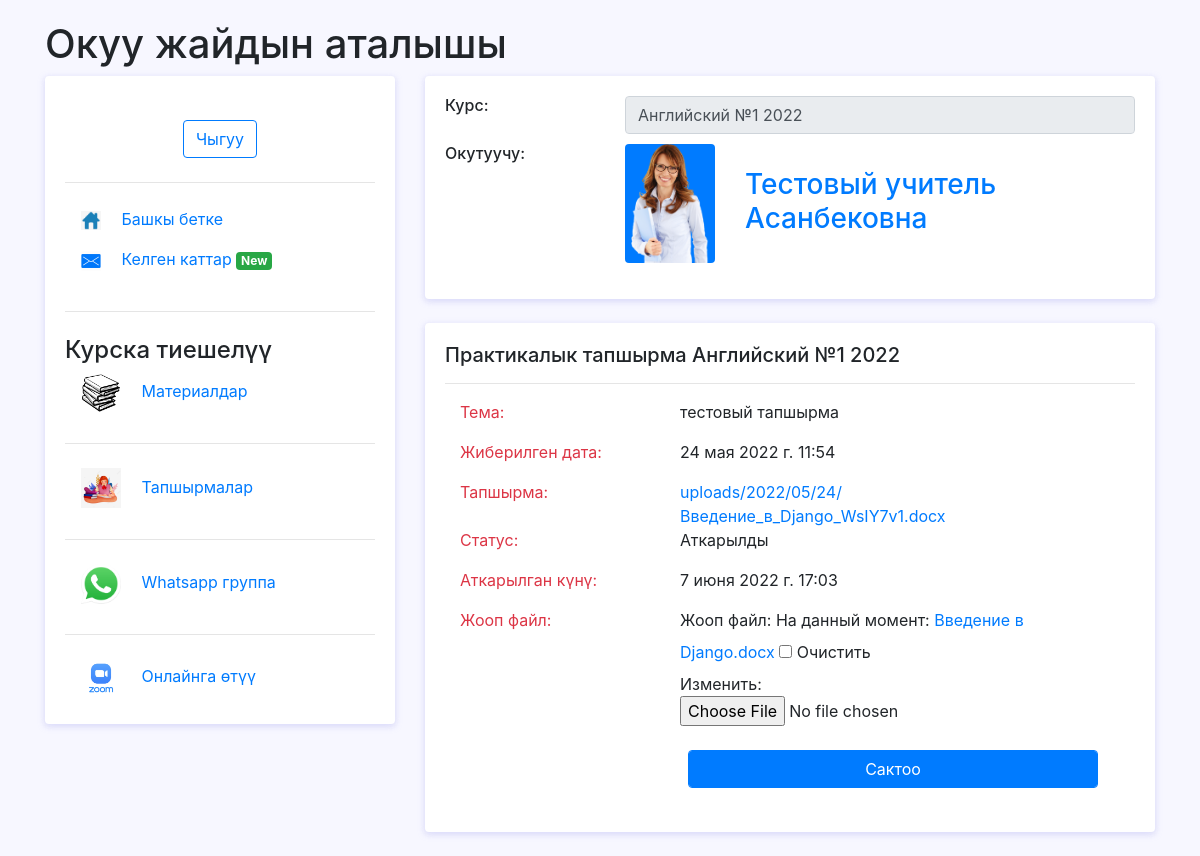
Before: /course/1/hometask/1/ with the older database file.
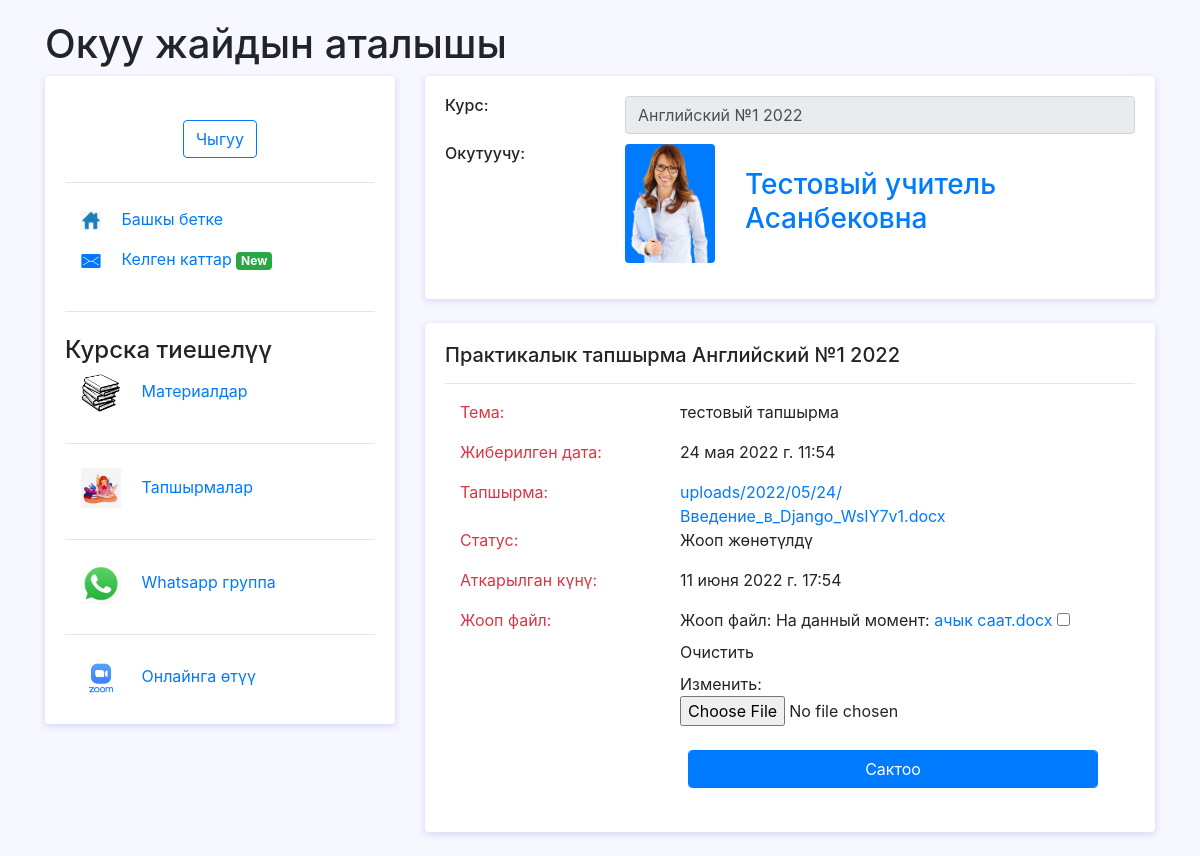
After: the same page with the newer database file.
### univerapp/models.py (models this page shows)
class HomeTask(models.Model):
    course = models.ForeignKey(Course, on_delete=models.CASCADE, related_name='hometask_materials')
    teacher = models.ForeignKey(User, on_delete=models.CASCADE, related_name='hometask_send_user', null=True)
    student = models.ForeignKey(User, on_delete=models.CASCADE, related_name='hometask_receiver_user',
                                         null=True)
    date_send_task = models.DateTimeField('Дата отправки', auto_now_add=True)
    title = models.CharField(max_length=200, blank=True)
    file = models.FileField(upload_to='uploads/%Y/%m/%d/', blank=False)
    is_exec = models.BooleanField('Аткарылды',default=False)
    exec_date = models.DateTimeField(null=True,blank=True)
    exec_file = models.FileField('Жооп файл',upload_to='uploads/%Y/%m/%d/', blank=True)
    status = models.CharField('Статус',default='Жооп күтүүдө',max_length=60)
    class Meta:
        verbose_name = 'Тапшырма'
        verbose_name_plural = 'Тапшырмалар'

### univerapp/views.py (the view, shortened to what this page needs)
# urls.py: path('course/<int:course_id>/hometask/<int:hometask_id>/',HomeTaskDetailView.as_view(),name='hometask_detail'),
class HomeTaskDetailView(UpdateView):
    model = HomeTask
    pk_url_kwarg = 'hometask_id'
    template_name = 'hometaskdetailview.html'
    fields = ['exec_file',]
    def get_context_data(self,**kwargs):
        context = super(HomeTaskDetailView,self).get_context_data(**kwargs)
        context['course'] = Course.objects.get(pk=self.kwargs.get('course_id'))
        context['course'] = Course.objects.get(pk=self.kwargs.get('course_id'))
        context['hometask'] = HomeTask.objects.get(pk=self.kwargs.get('hometask_id'))
        return context

### templates/hometaskdetailview.html (shortened to what the changed rows need)
{% load static %}
<html>
<head>
    <link rel="stylesheet" href="{% static 'fonts/material-icon/css/material-design-iconic-font.min.css' %}">
    <link rel="stylesheet" href="{% static 'css/bootstrap/bootstrap.min.css' %}">
    <link rel="stylesheet" href="{% static 'css/home.css' %}">
</head>
<body>
<div class="container">
	<h1>Окуу жайдын аталышы</h1>
		<div class="main-body">
			<div class="row">
				<div class="col-lg-8">
					<div class="row">
						<div class="col-sm-12">
							<div class="card">
								<div class="card-body">
										<div class="col-12 row">
											<div class="col-8">
													<p>  {{ hometask.title }}</p>
											</div>
											<div class="col-8">
													<p>  {{ hometask.date_send_task }}</p>
											</div>
											<div class="col-8">
													<a href="{{ hometask.file.url }}" >{{ hometask.file }}</a>
											</div>
											<br>
											<br>
											<div class="col-8">
													<p>  {{ hometask.status }}</p>
											</div>
											<div class="col-8">
													<p>  {{ hometask.exec_date }}</p>
											</div>
											<div class="col-8">
												<form method="post" action="{% url 'edithometask' hometask.pk course.pk %}" enctype="multipart/form-data">
												{% if course.teacher.pk != user.pk %}
                                                    {{ form.as_p }}
														<button type="submit" class="form-control btn btn-primary m-2">Сактоо</button>
												{% endif %}
											</div>
										</div>
								</div>
							</div>
						</div>
					</div>
				</div>
			</div>
		</div>
	</div>
</body>
</html>

Changed rows visible on the page:
changed HomeTask "тестовый тапшырма": status "Аткарылды" → "Жооп жөнөтүлдү"; exec_date "7 июня 2022 г. 17:03" → "11 июня 2022 г. 17:54"
Other visible differences:
text no longer shown: "Жооп файл: На данный момент: Введение в Django.docx Очистить Изменить:"
text now shown: "Жооп файл: На данный момент: ачык саат.docx Очистить Изменить:"
